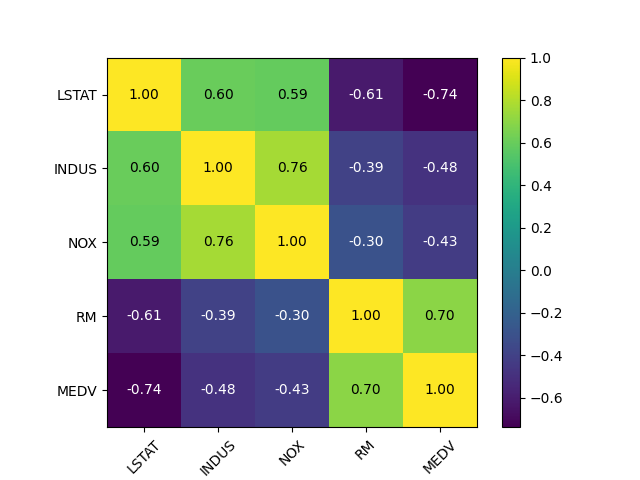

The script that saved this image:
from mlxtend.plotting import heatmap
import matplotlib.pyplot as plt
import numpy as np
import pandas as pd

df = pd.read_csv('https://raw.githubusercontent.com/rasbt/'
                 'python-machine-learning-book-2nd-edition'
                 '/master/code/ch10/housing.data.txt',
                 header=None,
                 sep='\s+')

df.columns = ['CRIM', 'ZN', 'INDUS', 'CHAS', 
              'NOX', 'RM', 'AGE', 'DIS', 'RAD', 
              'TAX', 'PTRATIO', 'B', 'LSTAT', 'MEDV']
df.head()

cols = ['LSTAT', 'INDUS', 'NOX', 'RM', 'MEDV']

cm = np.corrcoef(df[cols].values.T)
hm = heatmap(cm, column_names=cols, row_names=cols)

#plt.show()
plt.savefig('heatmap.png')